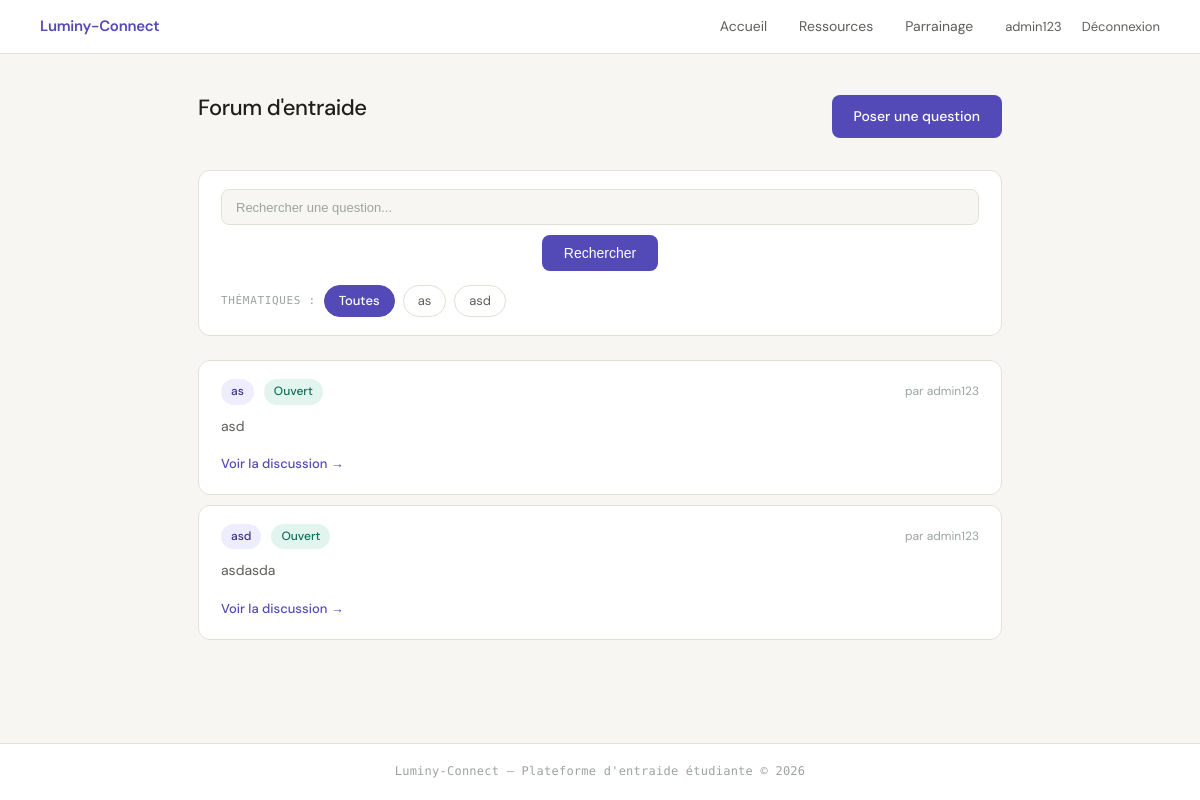
/ (signed in), run on an earlier commit of the app's database.
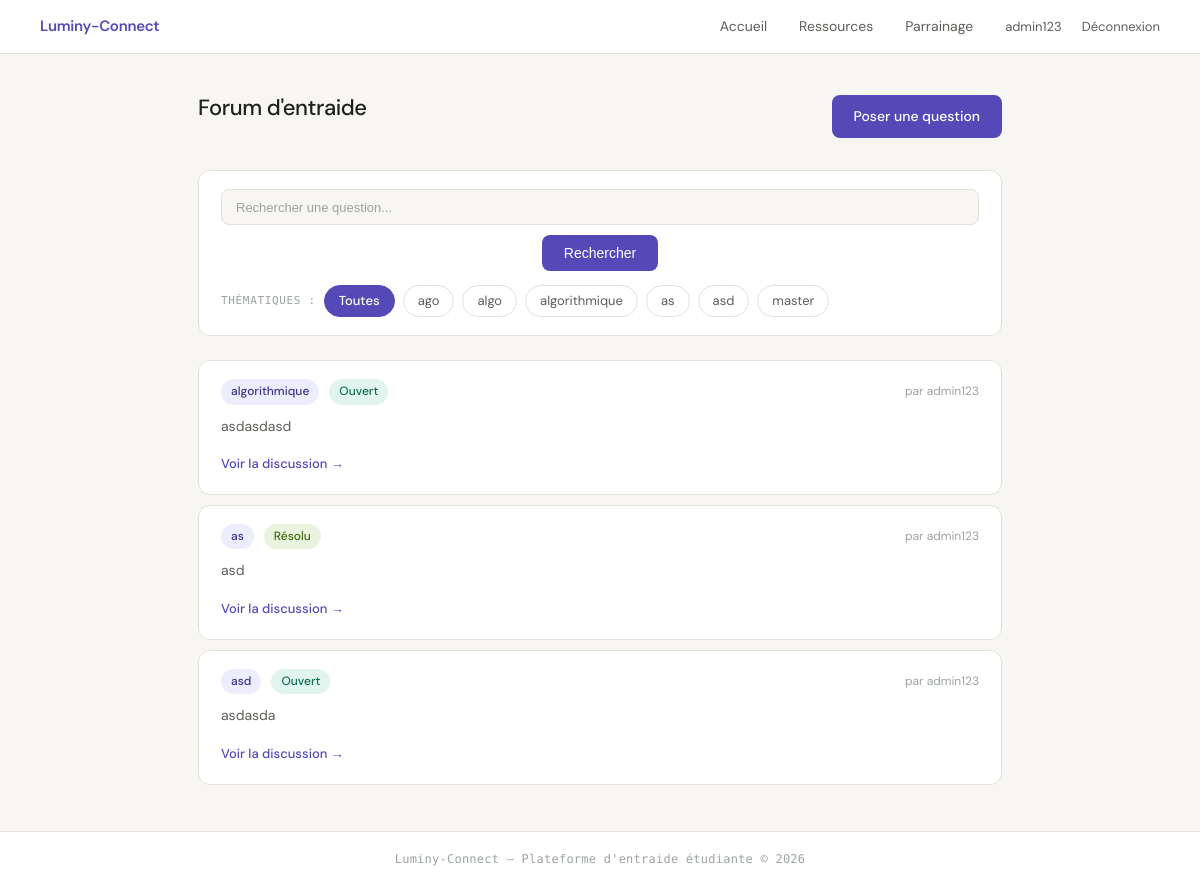
And on a later commit of the database.
### tables this page shows
CREATE TABLE demande_aide (
            id INTEGER PRIMARY KEY AUTOINCREMENT,
            auteur_id INTEGER NOT NULL,
            matiere TEXT NOT NULL,
            description TEXT NOT NULL,
            statut TEXT DEFAULT 'ouverte',
            FOREIGN KEY (auteur_id) REFERENCES utilisateur(id)
        );

CREATE TABLE utilisateur (
            id INTEGER PRIMARY KEY AUTOINCREMENT,
            nom_utilisateur TEXT UNIQUE NOT NULL,
            mot_de_passe TEXT NOT NULL,
            est_parrain INTEGER NOT NULL
        );

### app.py (the view)
@app.route('/')
@login_required
def accueil():
    q       = request.args.get('q', '').strip()
    matiere = request.args.get('matiere', '').strip()
    matieres = obtenir_matieres()
    demandes = chercher_demandes(q=q, matiere=matiere) if (q or matiere) else obtenir_demandes()
    return render_template(
        'accueil.html',
        demandes=demandes,
        matieres=matieres,
        q=q,
        matiere_active=matiere,
    )

### data_model.py (called while the page is built)
def login_required(f):
    @wraps(f)
    def decorated_function(*args, **kwargs):
        if "user_id" not in session:
            return redirect(url_for('connexion'))
        return f(*args, **kwargs)
    return decorated_function

def db_fetch(query, args=(), fetch_all=False, db_name=DBFILENAME):
    with sqlite3.connect(db_name) as conn:
        conn.row_factory = sqlite3.Row
        cur = conn.execute(query, args)
        if fetch_all:
            res = cur.fetchall()
            return [dict(e) for e in res] if res else []
        else:
            res = cur.fetchone()
            return dict(res) if res else None

def obtenir_demandes():
    query = """
        SELECT demande_aide.id, demande_aide.matiere, demande_aide.description,
               demande_aide.statut, demande_aide.auteur_id,
               utilisateur.nom_utilisateur AS auteur
        FROM demande_aide
        JOIN utilisateur ON demande_aide.auteur_id = utilisateur.id
        ORDER BY demande_aide.id DESC
    """
    return db_fetch(query, fetch_all=True)

### templates/accueil.html (shortened to what this page needs)
{% include 'en_tete.html' %}
<main>
  <div class="entete-page">
    <h1>Forum d'entraide</h1>
    <a href="/nouvelle-demande" class="btn-primary btn">Poser une question</a>
  </div>
  <div class="barre-recherche">
    <form class="form-recherche" method="get" action="/">
      <input
        type="text"
        name="q"
        placeholder="Rechercher une question..."
        value="{{ q }}"
        autocomplete="off"
      >
      <button type="submit" class="btn-primary btn">Rechercher</button>
    </form>
    {% if matieres %}
    <div class="filtres-matieres">
      <span class="filtres-label">Thématiques :</span>
      <a href="/" class="filtre-matiere{% if not matiere_active %} actif{% endif %}">Toutes</a>
      {% for m in matieres %}
      <a href="/?matiere={{ m | urlencode }}"
         class="filtre-matiere{% if matiere_active == m %} actif{% endif %}">{{ m }}</a>
      {% endfor %}
    </div>
    {% endif %}
  </div>
  {% for demande in demandes %}
  <div class="carte-demande">
    <div class="carte-entete">
      <span class="matiere">{{ demande.matiere }}</span>
      {% if demande.statut == 'ouverte' %}
        <span class="statut-ouverte">Ouvert</span>
      {% else %}
        <span class="statut-close">Résolu</span>
      {% endif %}
      <span class="auteur">par <a href="/utilisateur/{{ demande.auteur_id }}">{{ demande.auteur }}</a></span>
    </div>
    <p>{{ demande.description }}</p>
    <a href="/demande/{{ demande.id }}">Voir la discussion →</a>
  </div>
  {% endfor %}
</main>
{% include 'pied_de_page.html' %}

What changed in the data, as far as the page shows it:
added demande_aide: matiere "algorithmique", statut "Ouvert", auteur "admin123", description "asdasdasd"
changed demande_aide "as": statut "Ouvert" → "Résolu"
Also different on the page:
new list line: "ago"
new list line: "algo"
new list line: "algorithmique"
new list line: "master"
